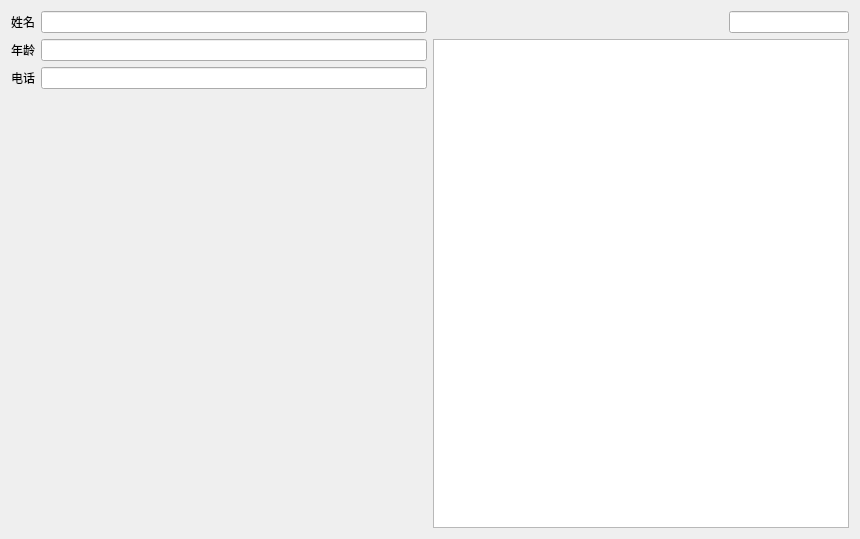
<?xml version="1.0" encoding="UTF-8"?>
<ui version="4.0">
 <class>Form</class>
 <widget class="QWidget" name="Form">
  <property name="geometry">
   <rect>
    <x>0</x>
    <y>0</y>
    <width>860</width>
    <height>539</height>
   </rect>
  </property>
  <property name="windowTitle">
   <string>添加用户</string>
  </property>
  <layout class="QHBoxLayout" name="horizontalLayout_5">
   <item>
    <layout class="QVBoxLayout" name="verticalLayout_3">
     <item>
      <layout class="QVBoxLayout" name="verticalLayout">
       <item>
        <layout class="QHBoxLayout" name="horizontalLayout">
         <item>
          <widget class="QLabel" name="label">
           <property name="text">
            <string>姓名</string>
           </property>
          </widget>
         </item>
         <item>
          <widget class="QLineEdit" name="lineEdit"/>
         </item>
        </layout>
       </item>
       <item>
        <layout class="QHBoxLayout" name="horizontalLayout_2">
         <item>
          <widget class="QLabel" name="label_2">
           <property name="text">
            <string>年龄</string>
           </property>
          </widget>
         </item>
         <item>
          <widget class="QLineEdit" name="lineEdit_2"/>
         </item>
        </layout>
       </item>
       <item>
        <layout class="QHBoxLayout" name="horizontalLayout_3">
         <item>
          <widget class="QLabel" name="label_3">
           <property name="text">
            <string>电话</string>
           </property>
          </widget>
         </item>
         <item>
          <widget class="QLineEdit" name="lineEdit_3"/>
         </item>
        </layout>
       </item>
      </layout>
     </item>
     <item>
      <spacer name="verticalSpacer">
       <property name="orientation">
        <enum>Qt::Vertical</enum>
       </property>
       <property name="sizeHint" stdset="0">
        <size>
         <width>20</width>
         <height>40</height>
        </size>
       </property>
      </spacer>
     </item>
    </layout>
   </item>
   <item>
    <layout class="QVBoxLayout" name="verticalLayout_2">
     <item>
      <layout class="QHBoxLayout" name="horizontalLayout_4">
       <item>
        <spacer name="horizontalSpacer">
         <property name="orientation">
          <enum>Qt::Horizontal</enum>
         </property>
         <property name="sizeHint" stdset="0">
          <size>
           <width>40</width>
           <height>20</height>
          </size>
         </property>
        </spacer>
       </item>
       <item>
        <widget class="QLineEdit" name="lineEdit_4">
         <property name="minimumSize">
          <size>
           <width>120</width>
           <height>0</height>
          </size>
         </property>
         <property name="maximumSize">
          <size>
           <width>120</width>
           <height>16777215</height>
          </size>
         </property>
        </widget>
       </item>
      </layout>
     </item>
     <item>
      <widget class="QTableWidget" name="tableWidget"/>
     </item>
    </layout>
   </item>
  </layout>
 </widget>
 <resources/>
 <connections/>
</ui>
